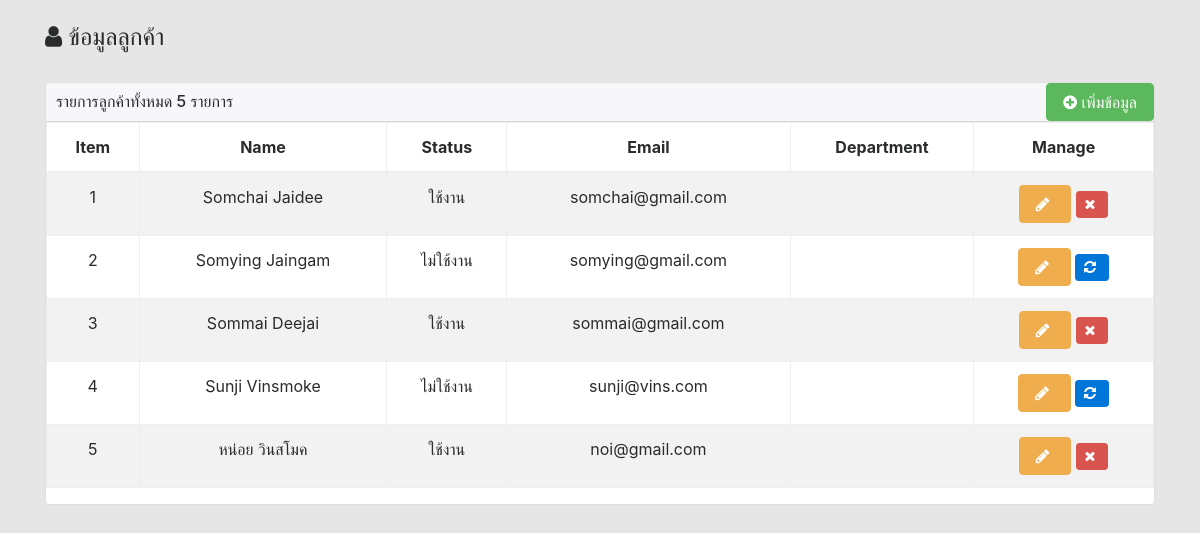
Page /customers/index.php on the committed database.
### tables this page shows
CREATE TABLE IF NOT EXISTS `customers` (
  `cus_id` int(10) unsigned NOT NULL AUTO_INCREMENT,
  `cus_first_name` varchar(50) DEFAULT NULL,
  `cus_last_name` varchar(50) DEFAULT NULL,
  `cus_dob` date DEFAULT NULL,
  `cus_address` text,
  `cus_email` varchar(50) DEFAULT NULL,
  `cus_tel` varchar(50) DEFAULT NULL,
  `created_at` datetime DEFAULT NULL,
  `updated_at` timestamp NULL DEFAULT CURRENT_TIMESTAMP ON UPDATE CURRENT_TIMESTAMP,
  `cus_status` tinyint(1) unsigned NOT NULL DEFAULT '1',
  PRIMARY KEY (`cus_id`)
);

### libs/connect.php (called while the page is built, shortened)
<?php
	include_once('pdo.php');
	$zr = new Zero(true);
?>

### libs/pdo.php (called while the page is built, shortened)
<?php
	class Zero {
		public $conn	= null;
		private $host	= HOST;
		private $user	= USER;
		private $pw		= PASSWORD;
		private $db		= DATABASE;
		public function startConn() {
			try {
				$this->conn = new PDO("mysql:host=". $this->host .";dbname=". $this->db, $this->user, $this->pw);
				return $this->conn;
			} catch (PDOException $ex){
				return $ex->getMessage();
			}
		}
		public function resultLists($sql_string='', $conditions='', $return_object=true) {
			$total = 0;
			$records = array();
			$error_msg = '';
			$result = null;
		   try {
				$query = $this->conn->prepare($sql_string);
			} catch( PDOException $e ) {
				echo 'Error prepare: '. $sql_string .', '. $e->getMessage();
			}
			if( empty( $conditions ) )
				$result = $query->execute();
			else
				$result = $query->execute( $conditions );
			if($result)
			{
				$total = $query->rowCount();
				if($total > 0)
				{
					if($return_object==true)
						$records = $query->fetchAll(PDO::FETCH_OBJ);
					else
						$records = $query->fetchAll(PDO::FETCH_ASSOC);
				}
			} else {
				$error_msg =  $query->errorInfo();
			}
			return ['total'=>$total, 'records'=>$records, 'error_msg'=>$error_msg];
		}
		public function endConn() {
			if($this->conn != null)
			{
				$this->conn = null;
			}
		}
	}
?>

### customers/index.php (the view, shortened to what this page needs)
<?php
	require_once('../libs/connect.php');
	$sql_string = "SELECT * FROM customers ";
	$results = $zr->resultLists($sql_string,'',true);
?>
<!DOCTYPE html>
<html>
	<head>
		<?php include_once("../layout/header-css.php"); ?>
		<link rel="stylesheet" href="css/form-list.css" />
	</head>
	<body class="crud">
		<div class="container">
			<br>
			<div class="row">
				<div class="col-lg-12"><h4><i class="fa fa-user"></i>&nbsp;ข้อมูลลูกค้า</h4></div>
			</div>
			<br>
			<div class="row">
				<div class="col-lg-12 col-md-12">
					<div class="card">
						<div class="card-header">
							<div class="row">
								<div class="col-md-9 col-sm-9 summ-title">
									<h6>รายการลูกค้าทั้งหมด <?php echo $results['total']; ?> รายการ</h6>
								</div>
								<div class="col-md-3 col-sm-3 text-right">
									<a href="<?php echo HTTP_HOST; ?>/crud/customers/add-edit.php">
										<span class="btn btn-success"><i class="fa fa-plus-circle"></i>&nbsp;เพิ่มข้อมูล</span>
									</a>
								</div>
							</div>
						</div>
						<div class="card-body">
							<div class="row">
								<div class="col-lg-12 col-md-12">
									<div class="table-responsive">
										<table class="table table-striped table-condensed table-bordered table-hover">
											<thead>
												<tr>
													<th class="text-center">Item</th>
													<th class="text-center">Name</th>
													<th class="text-center">Status</th>
													<th class="text-center">Email</th>
													<th class="text-center">Department</th>
													<th class="text-center">Manage</th>
												</tr>
											</thead>
											<tbody id="tbody_customer_list">
												<?php
													if($results['total']!=0)
													{
														foreach($results['records'] as $k=>$val){
															$full_name = trim($val->cus_first_name .' '. $val->cus_last_name);
															$stt_class = ($val->cus_status==1)? 'danger' : 'primary';
															$stt_icon = ($val->cus_status==1)? 'close' : 'refresh';
															$stt_txt = ($val->cus_status==1)? '<label class="label label-success">ใช้งาน</label>' : '<label class="label label-danger">ไม่ใช้งาน</label>';
												?>
															<tr>
																<td class="text-center"><?php echo ($k+1); ?></td>
																<td class="text-center"><?php echo $full_name; ?></td>
																<td class="text-center"><?php echo $stt_txt; ?></td>
																<td class="text-center"><?php echo $val->cus_email; ?></td>
																<td class="text-center"><?php echo $val->cus_department; ?></td>
																<td class="text-center">
																	<a class="btn btn-warning" href="add-edit.php?id=<?php echo $val->cus_id; ?>"><i class="fa fa-pencil"></i>&nbsp;</a>
																	<button type="button" class="btn btn-sm btn-<?php echo $stt_class; ?> btn-del" id="delete_<?php echo $val->cus_id; ?>_<?php echo $val->cus_status; ?>" data-toggle="modal" data-target="#delete_modal"><i class="fa fa-<?php echo $stt_icon; ?>"></i>&nbsp;</button>
																</td>
															</tr>
												<?php
														}
													} else {
												?>
														<tr>
															<td colspan="6" class="text-center">--- ไม่พบข้อมูล ---</td>
														</tr>
												<?php
													}
												?>
											</tbody>
										</table>
									</div>
								</div>
							</div>
						</div>
					</div>
				</div>
			</div>
		</div>
	</body>
</html>

### layout/header-css.php (shortened to what this page needs)
<link rel="stylesheet" type="text/css" href="<?php echo HTTP_HOST; ?>/crud/public/css/bootstrap.min.css" />
<link rel="stylesheet" type="text/css" href="<?php echo HTTP_HOST; ?>/crud/public/css/font-awesome.min.css" />
<link rel="stylesheet" type="text/css" href="<?php  ?>/crud/public/css/custom.css" />

### public/css/custom.css (style rules this page uses)
body.crud { background-color: #e6e6e6; }

### customers/css/form-list.css (style rules this page uses)
.card-header { padding: 0px; }
.summ-title { padding-top: 10px; padding-left: 25px; }
.btn { cursor: pointer; }

### rows in the picture
customers: full_name "Somchai Jaidee", cus_status "ใช้งาน", cus_email "somchai@gmail.com"
customers: full_name "Somying Jaingam", cus_status "ไม่ใช้งาน", cus_email "somying@gmail.com"
customers: full_name "Sommai Deejai", cus_status "ใช้งาน", cus_email "sommai@gmail.com"
customers: full_name "Sunji Vinsmoke", cus_status "ไม่ใช้งาน", cus_email "sunji@vins.com"
customers: full_name "หน่อย วินสโมค", cus_status "ใช้งาน", cus_email "noi@gmail.com"

### other values in the picture
$results['total'] "5"
